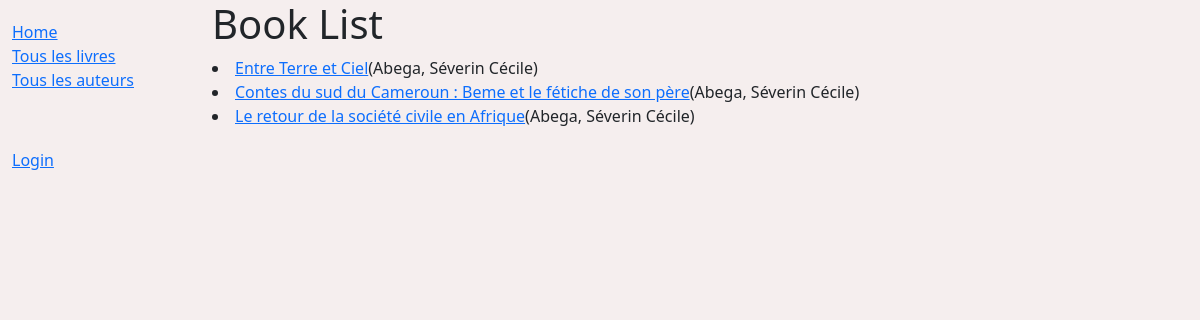
/catalog/books/, run on the app's committed database.
### catalog/models.py (models this page shows, shortened)
class Book(models.Model):
    title =models.CharField(max_length=200)
    author = models.ForeignKey('Author',on_delete=models.SET_NULL,null=True)
    summary = models.TextField(max_length=1000,help_text='Enter a brief description of the book')
    isbn = models.CharField('ISBN',max_length=13,help_text='13 Character <a href="https://www.isbn-international.org/content/what-isbn">ISBN number</a>')
    genre =models.ManyToManyField(Genre,help_text='Select a genre for this book')
    language =models.ForeignKey("Language",on_delete=models.SET_NULL,null=True)
    def get_absolute_url(self):
        return reverse('book-detail',args=[str(self.id)])
    def display_genre(self):
        return ', '.join(genre.name for genre in self.genre.all()[:3])
    display_genre.short_description ='Genre'

class Author(models.Model):
    first_name= models.CharField(max_length=100)
    last_name= models.CharField(max_length=100)
    date_of_birth= models.DateField(null=True,blank=True)
    date_of_death= models.DateField('died',null=True,blank=True)
    class Meta:
        ordering =['last_name','first_name']
    def __str__(self):
        return f'{self.last_name}, {self.first_name}'

### catalog/views.py (the view)
# urls.py: path('books/',views.BookListView.as_view(),name='books'),
class BookListView(generic.ListView):
    model = Book

### catalog/templates/catalog/book_list.html (shortened to what this page needs)
{% extends "generic_base.html" %}
{% block content%}
    <h1>Book List </h1>
    {% if  book_list %}
        {% for book in book_list%}
            <li>
                <a href="{{ book.get_absolute_url}}">{{book.title}}</a>({{book.author}})
            </li>
        {% endfor%}
    {% else %}
    <p> There are no books in the library.</p>
    {%endif%}
{%endblock%}

### catalog/static/css/styles.css (style rules this page uses)
body { background-color: rgb(245, 238, 238); }

### data on the page
Book: title "Entre Terre et Ciel", author "Abega, Séverin Cécile"
Book: title "Contes du sud du Cameroun : Beme et le fétiche de son père", author "Abega, Séverin Cécile"
Book: title "Le retour de la société civile en Afrique", author "Abega, Séverin Cécile"
